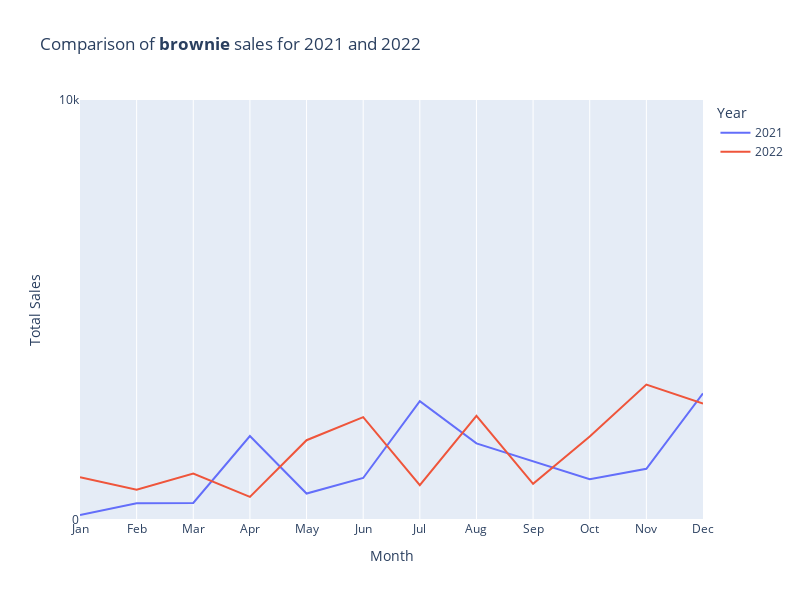

Notebook code cell kept with this figure:
### Code cell
fig = product_linechart('brownie')
fig.show()

### Figure 1 — Plotly figure (JSON) as saved in the notebook; plotly's stock layout.template omitted (floating-point values rounded to 4 significant figures)
{"data": [{"hovertemplate": "Year=2021<br>Month=%{x}<br>Total Sales=%{y}<extra></extra>", "legendgroup": "2021", "line": {"color": "#636efa", "dash": "solid"}, "marker": {"symbol": "circle"}, "mode": "lines", "name": "2021", "orientation": "v", "showlegend": true, "type": "scatter", "x": [1, 2, 3, 4, 5, 6, 7, 8, 10, 11, 12], "xaxis": "x", "y": [120, 400, 405, 1999, 630, 1000, 2830, 1825, 970, 1220, 3013], "yaxis": "y"}, {"hovertemplate": "Year=2022<br>Month=%{x}<br>Total Sales=%{y}<extra></extra>", "legendgroup": "2022", "line": {"color": "#EF553B", "dash": "solid"}, "marker": {"symbol": "circle"}, "mode": "lines", "name": "2022", "orientation": "v", "showlegend": true, "type": "scatter", "x": [1, 2, 3, 4, 5, 6, 7, 8, 9, 10, 11, 12], "xaxis": "x", "y": [1020, 720, 1105, 550, 1900, 2450, 830, 2480, 860, 1990, 3225, 2770], "yaxis": "y"}], "layout": {"height": 600, "legend": {"title": {"text": "Year"}, "tracegroupgap": 0}, "title": {"text": "Comparison of <b>brownie</b> sales for 2021 and 2022"}, "width": 800, "xaxis": {"anchor": "y", "categoryarray": ["Jan", "Feb", "Mar", "Apr", "May", "Jun", "Jul", "Aug", "Sep", "Oct", "Nov", "Dec"], "categoryorder": "array", "domain": [0, 1], "ticktext": ["Jan", "Feb", "Mar", "Apr", "May", "Jun", "Jul", "Aug", "Sep", "Oct", "Nov", "Dec"], "tickvals": [1, 2, 3, 4, 5, 6, 7, 8, 9, 10, 11, 12], "title": {"text": "Month"}}, "yaxis": {"anchor": "x", "domain": [0, 1], "range": [0, 10000], "rangemode": "normal", "ticktext": ["0", "10k"], "tickvals": [0, 10000], "title": {"text": "Total Sales"}}}}
